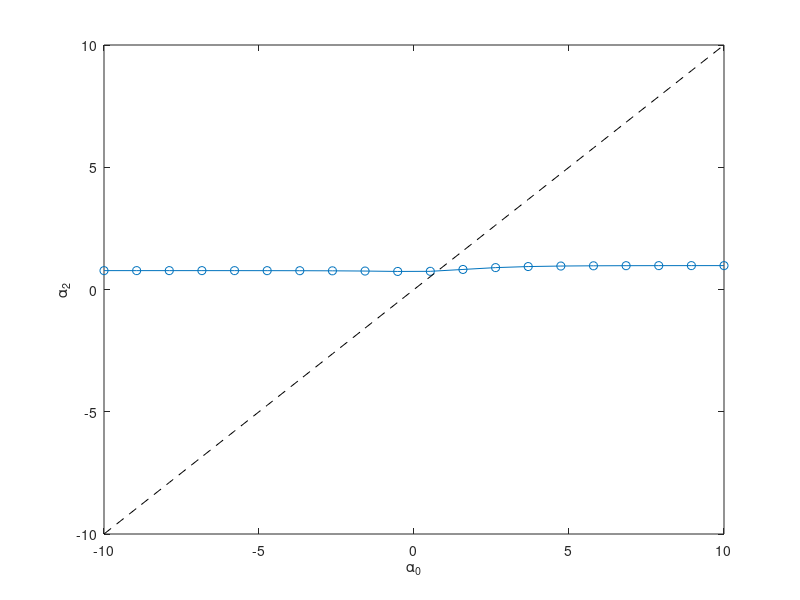

Write MATLAB code to recreate this figure.
%finds alpha_0 and alpha_1/2 that yield oscillations

%fixed parameters
%params
eps = 0.5;
c = 100;
I = 0.01;
tau = 100;

%results in
K_V_ON = eps/2-I;
K_V_OFF = -eps/2-I;


%find ahalf st ahalf = F2inv(0) - min to get onto threshold
% ah = fsolve(@(ah) (K_V_ON + tau*ah)*(-K_V_OFF/(ah+K_V_ON))^tau + K_V_OFF, 0.5);
% display('no error yet')
%find a0 st a0 = F1inv(ahalf) above - min starting point to reach threshold
% a0 =  fsolve(@(a0) c + (a0*tau + K_V_OFF-c)*((K_V_ON-c+ah)/(K_V_OFF-c+a0))^tau - K_V_ON - tau*ah, 0.5);

alpha0andHalf = @(a0,ah) -(K_V_ON -c + tau.*ah)./(a0.*tau + K_V_OFF - c) + ...
    ((K_V_ON-c+ah)./(K_V_OFF-c+a0)).^tau;

alphaHalfand1 = @(ah, a1) -(-K_V_OFF + tau.*a1)./(ah.*tau + K_V_ON) + ...
    ((-K_V_OFF+a1)./(K_V_ON+ah)).^tau;

N = 20;
a0s = linspace(-10,10,N);
ahs = zeros(N,1);
ap1s = zeros(N,1);
a3hs = zeros(N,1);
ap2s = zeros(N,1);

for i=1:N
    if 1==1
    ahs(i) = fzero(@(ah) alpha0andHalf(a0s(i), ah), [0, abs(K_V_ON - c)]);
        if sign(-K_V_OFF+0)==sign(K_V_ON + ahs(i))
            ap1s(i) = fzero(@(a1) alphaHalfand1(ahs(i), a1), [0,ahs(i)+1]);
            if 1==1
                a3hs(i) = -fzero(@(a3h) alpha0andHalf(-ap1s(i), a3h),[0, abs(K_V_ON - c)]);
                if sign(K_V_OFF+a3hs(i))==sign(-K_V_ON + a3hs(i))
                     ap2s(i) = -fzero(@(a2) alphaHalfand1(-a3hs(i), a2), [0, -a3hs(i)]);
                else
                    display('no crossing time t_2');
                end
            else
                display('no crossing time t_3/2');
            end
        else
            display('no crossing time t1');
        end
   else
     display('no crossing time t_1/2');  
   end
   
 
end

figure(1); clf;
% plot(a0s, ahs, 'o'); hold on
% plot(a0s, ap1s, 'o'); hold on
% plot(a0s, a3hs, 'o'); hold on
plot(a0s, -ap2s, 'o-'); hold on
plot(a0s, a0s, '--k');hold off
% legend('\alpha_{1/2}', '\alpha_{1}', 'y=x');
xlabel('\alpha_0'); ylabel('\alpha_2');

